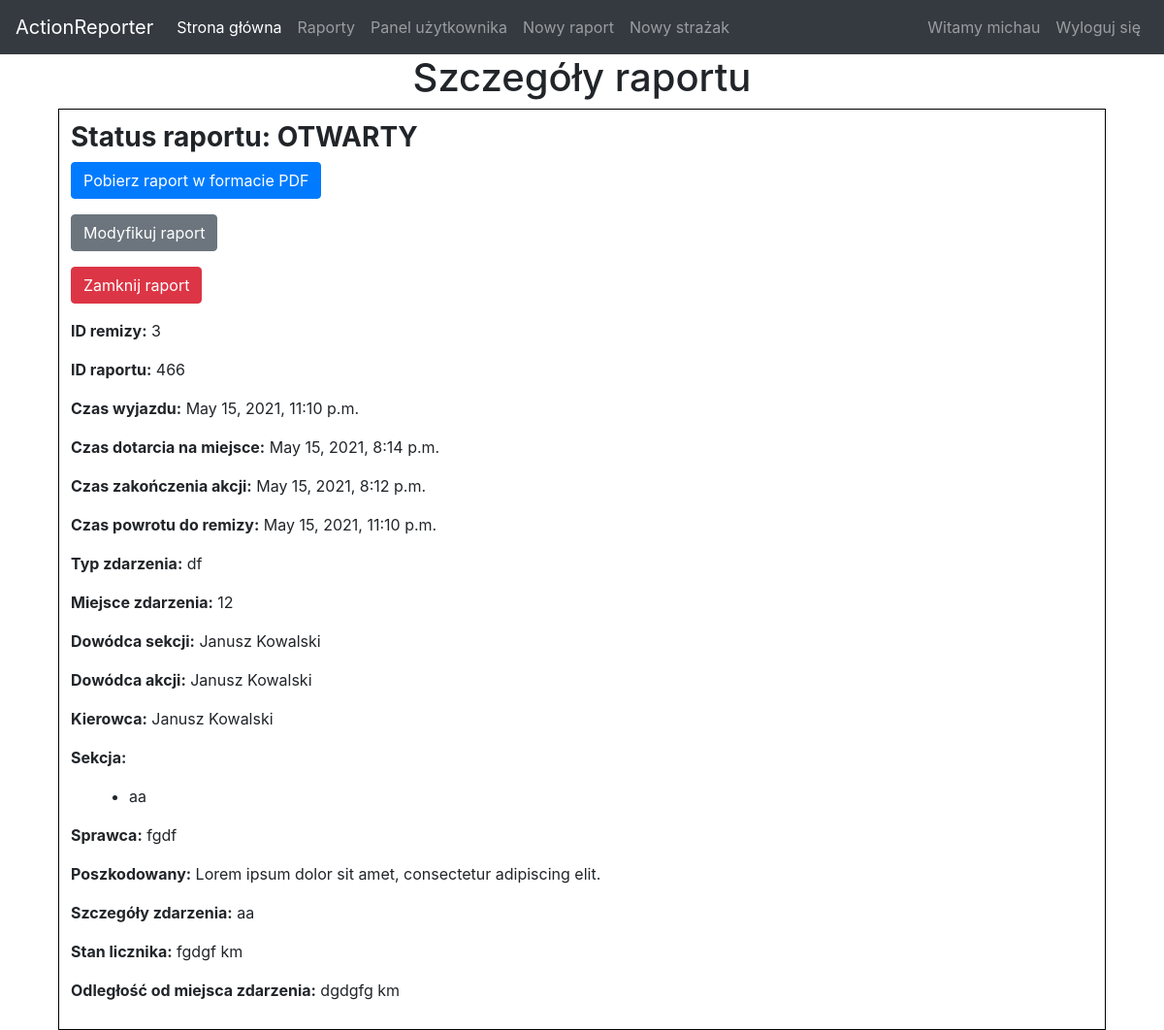
Before: /reports/19 (signed in) with the older database file.
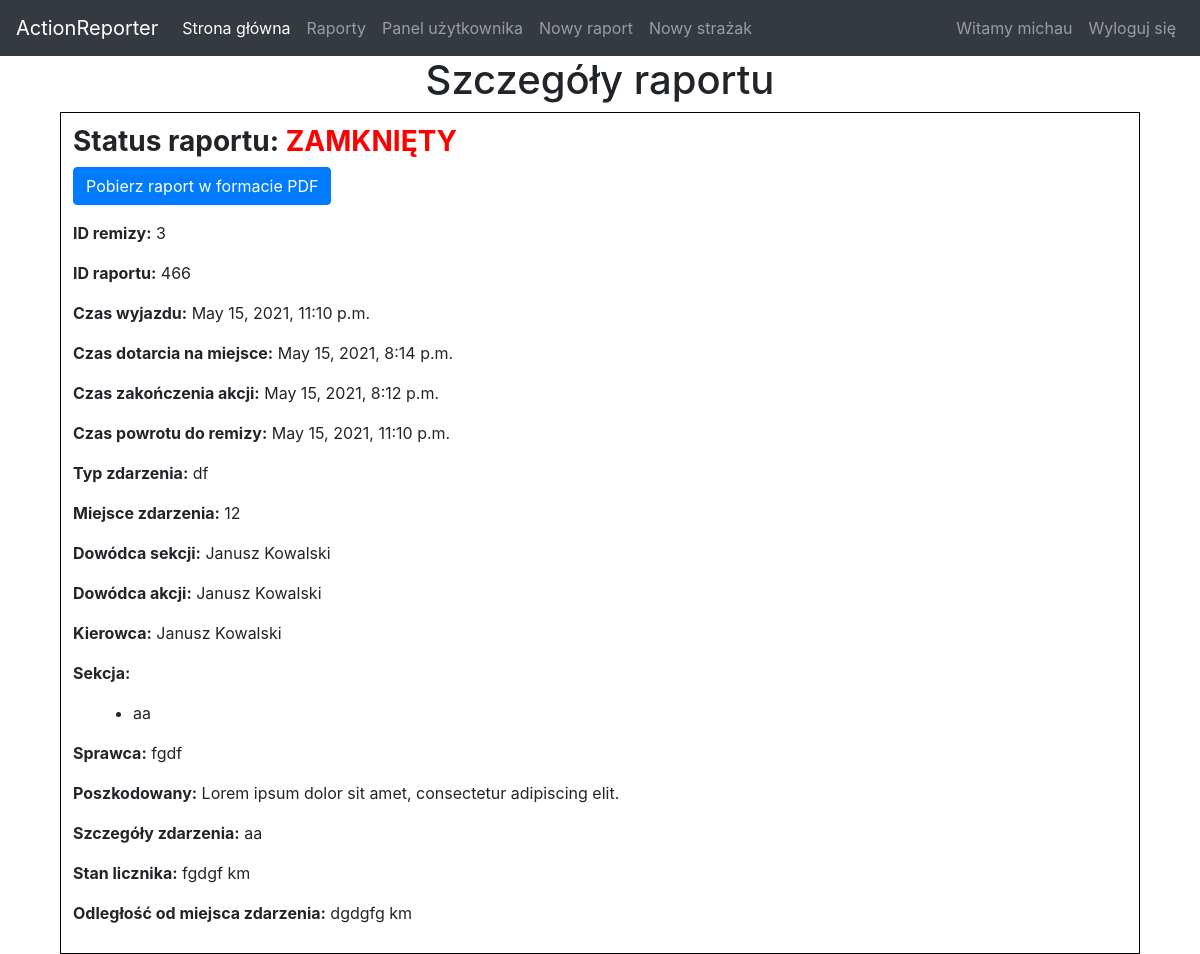
After: the same page with the newer database file.
### reporter/views.py (the view)
# urls.py: path('reports/<pk>', views.report_details, name="report-details"),
@login_required
def report_details(request, pk):
    report = getReport(pk)
    firestations = getUserFirestations(request.user)
    station = getFirestation(report.stationid)
    if station not in firestations:
        return render(request, "information.html",
                      {'message': "Dostęp zabroniony", 'return_button': True})
    firefighters = report.section.split(",")
    return render(request, 'report.html', {'report': report, 'firefighters': firefighters})

### reporter/views.py (called while the page is built)
def getUserFirestations(user):
    return Firestation.objects.filter(
        stationid__in=FirestationMember.objects.filter(memberid=user).values("stationid"))

def getFirestation(id):
    return Firestation.objects.filter(stationid=id).first()

def getReport(id):
    return get_object_or_404(Report, pk=id)

### reporter/templates/report.html
{% extends 'index.html' %}
{% block content %}
    <h1 style="text-align: center">Szczegóły raportu</h1>
    <div style="margin-left:5%;width:90%;border:1px solid black; padding:1%;text-align: justify;">
        <h3><b>Status raportu: {% if report.isLocked %} <span style="color: red; ">ZAMKNIĘTY </span> {% else %} OTWARTY{% endif %}</b></h3>
        <p><a class="btn btn-primary" href="{% url 'render-to-pdf' pk=report.pk %}">Pobierz raport w formacie PDF</a></p>
        {% if not report.isLocked %}<p><a class="btn btn-secondary" href="{% url 'modify-report' pk=report.pk %}">Modyfikuj raport</a></p>
            <p><a class="btn btn-danger" href="{% url 'lock-report' pk=report.pk %}">Zamknij raport</a></p>
        {% endif %}
        <p><b>ID remizy:</b> {{ report.stationid }}</p>
        <p><b>ID raportu:</b> {{ report.reportid }}</p>
        <p><b>Czas wyjazdu:</b> {{ report.departureTime }}</p>
        <p><b>Czas dotarcia na miejsce:</b> {{ report.arrivalTime }}</p>
        <p><b>Czas zakończenia akcji:</b> {{ report.actionEndTime }}</p>
        <p><b>Czas powrotu do remizy:</b> {{ report.fireStationArrivalTime }}</p>
        <p><b>Typ zdarzenia:</b> {{ report.incidentType }}</p>
        <p><b>Miejsce zdarzenia:</b> {{ report.incidentPlace }}</p>
        <p><b>Dowódca sekcji:</b> {{ report.sectionCommander }}</p>
        <p><b>Dowódca akcji:</b> {{ report.actionCommander }}</p>
    <p><b>Kierowca:</b> {{ report.driver }}</p>
    <p><b>Sekcja:</b>
    <ul>
        {% for firefighter in firefighters %}
            <li style="margin-left:20px;">{{ firefighter }}</li>
        {% endfor %}
    </ul>
    </p>
    <p><b>Sprawca:</b> {{ report.perpetrator }}</p>
    <p><b>Poszkodowany:</b> {{ report.victim }}</p>
    <p><b>Szczegóły zdarzenia:</b> {{ report.details }}</p>
    <p><b>Stan licznika:</b> {{ report.odometer }} km</p>
    <p><b>Odległość od miejsca zdarzenia:</b> {{ report.distance }} km</p>
    </div>
{% endblock %}

Changed rows visible on the page:
changed Report "df": isLocked False → True (drawn)
Other visible differences:
text no longer shown: "OTWARTY Modyfikuj raport Zamknij raport"
text now shown: "ZAMKNIĘTY"
